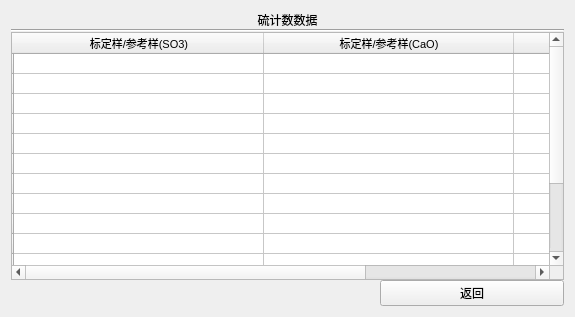
<?xml version="1.0" encoding="UTF-8"?>
<ui version="4.0">
 <class>query_s_count_data</class>
 <widget class="QWidget" name="query_s_count_data">
  <property name="geometry">
   <rect>
    <x>0</x>
    <y>0</y>
    <width>575</width>
    <height>317</height>
   </rect>
  </property>
  <property name="windowTitle">
   <string>Form</string>
  </property>
  <layout class="QGridLayout" name="gridLayout">
   <item row="0" column="0">
    <layout class="QVBoxLayout" name="verticalLayout">
     <property name="spacing">
      <number>0</number>
     </property>
     <item>
      <widget class="QLabel" name="label">
       <property name="sizePolicy">
        <sizepolicy hsizetype="Preferred" vsizetype="Maximum">
         <horstretch>0</horstretch>
         <verstretch>0</verstretch>
        </sizepolicy>
       </property>
       <property name="text">
        <string>硫计数数据</string>
       </property>
       <property name="alignment">
        <set>Qt::AlignCenter</set>
       </property>
      </widget>
     </item>
     <item>
      <widget class="Line" name="line">
       <property name="orientation">
        <enum>Qt::Horizontal</enum>
       </property>
      </widget>
     </item>
     <item>
      <widget class="QTableWidget" name="tableWidget">
       <property name="font">
        <font>
         <pointsize>8</pointsize>
        </font>
       </property>
       <property name="textElideMode">
        <enum>Qt::ElideRight</enum>
       </property>
       <attribute name="horizontalHeaderVisible">
        <bool>true</bool>
       </attribute>
       <attribute name="horizontalHeaderDefaultSectionSize">
        <number>250</number>
       </attribute>
       <attribute name="horizontalHeaderMinimumSectionSize">
        <number>200</number>
       </attribute>
       <attribute name="horizontalHeaderShowSortIndicator" stdset="0">
        <bool>true</bool>
       </attribute>
       <attribute name="verticalHeaderVisible">
        <bool>true</bool>
       </attribute>
       <attribute name="verticalHeaderCascadingSectionResizes">
        <bool>false</bool>
       </attribute>
       <attribute name="verticalHeaderDefaultSectionSize">
        <number>20</number>
       </attribute>
       <attribute name="verticalHeaderMinimumSectionSize">
        <number>16</number>
       </attribute>
       <attribute name="verticalHeaderShowSortIndicator" stdset="0">
        <bool>true</bool>
       </attribute>
       <row>
        <property name="text">
         <string/>
        </property>
       </row>
       <row>
        <property name="text">
         <string/>
        </property>
       </row>
       <row>
        <property name="text">
         <string/>
        </property>
       </row>
       <row>
        <property name="text">
         <string/>
        </property>
       </row>
       <row>
        <property name="text">
         <string/>
        </property>
       </row>
       <row>
        <property name="text">
         <string/>
        </property>
       </row>
       <row>
        <property name="text">
         <string/>
        </property>
       </row>
       <row>
        <property name="text">
         <string/>
        </property>
       </row>
       <row>
        <property name="text">
         <string/>
        </property>
       </row>
       <row>
        <property name="text">
         <string/>
        </property>
       </row>
       <row>
        <property name="text">
         <string/>
        </property>
       </row>
       <row>
        <property name="text">
         <string/>
        </property>
       </row>
       <row>
        <property name="text">
         <string/>
        </property>
       </row>
       <row>
        <property name="text">
         <string/>
        </property>
       </row>
       <row>
        <property name="text">
         <string/>
        </property>
       </row>
       <column>
        <property name="text">
         <string>标定样/参考样(SO3)</string>
        </property>
       </column>
       <column>
        <property name="text">
         <string>标定样/参考样(CaO)</string>
        </property>
       </column>
       <column>
        <property name="text">
         <string>标定样/参考样(Fe2O3)</string>
        </property>
       </column>
       <item row="0" column="0">
        <property name="text">
         <string/>
        </property>
        <property name="flags">
         <set>ItemIsSelectable|ItemIsEditable|ItemIsDragEnabled|ItemIsUserCheckable|ItemIsEnabled</set>
        </property>
       </item>
       <item row="0" column="1">
        <property name="text">
         <string/>
        </property>
        <property name="flags">
         <set>ItemIsSelectable|ItemIsDragEnabled|ItemIsUserCheckable</set>
        </property>
       </item>
       <item row="0" column="2">
        <property name="text">
         <string/>
        </property>
        <property name="flags">
         <set>ItemIsSelectable|ItemIsEditable|ItemIsDragEnabled|ItemIsUserCheckable|ItemIsEnabled</set>
        </property>
       </item>
       <item row="1" column="0">
        <property name="text">
         <string/>
        </property>
        <property name="flags">
         <set>ItemIsSelectable|ItemIsEditable|ItemIsDragEnabled|ItemIsUserCheckable|ItemIsEnabled</set>
        </property>
       </item>
       <item row="1" column="1">
        <property name="text">
         <string/>
        </property>
        <property name="flags">
         <set>ItemIsSelectable|ItemIsDragEnabled|ItemIsUserCheckable</set>
        </property>
       </item>
       <item row="1" column="2">
        <property name="text">
         <string/>
        </property>
        <property name="flags">
         <set>ItemIsSelectable|ItemIsEditable|ItemIsDragEnabled|ItemIsUserCheckable|ItemIsEnabled</set>
        </property>
       </item>
       <item row="2" column="0">
        <property name="text">
         <string/>
        </property>
        <property name="flags">
         <set>ItemIsSelectable|ItemIsEditable|ItemIsDragEnabled|ItemIsUserCheckable|ItemIsEnabled</set>
        </property>
       </item>
       <item row="2" column="1">
        <property name="text">
         <string/>
        </property>
        <property name="flags">
         <set>ItemIsSelectable|ItemIsDragEnabled|ItemIsUserCheckable</set>
        </property>
       </item>
       <item row="2" column="2">
        <property name="text">
         <string/>
        </property>
        <property name="flags">
         <set>ItemIsSelectable|ItemIsEditable|ItemIsDragEnabled|ItemIsUserCheckable|ItemIsEnabled</set>
        </property>
       </item>
       <item row="3" column="0">
        <property name="text">
         <string/>
        </property>
        <property name="flags">
         <set>ItemIsSelectable|ItemIsEditable|ItemIsDragEnabled|ItemIsUserCheckable|ItemIsEnabled</set>
        </property>
       </item>
       <item row="3" column="1">
        <property name="text">
         <string/>
        </property>
        <property name="flags">
         <set>ItemIsSelectable|ItemIsDragEnabled|ItemIsUserCheckable</set>
        </property>
       </item>
       <item row="3" column="2">
        <property name="text">
         <string/>
        </property>
        <property name="flags">
         <set>ItemIsSelectable|ItemIsEditable|ItemIsDragEnabled|ItemIsUserCheckable|ItemIsEnabled</set>
        </property>
       </item>
       <item row="4" column="0">
        <property name="text">
         <string/>
        </property>
        <property name="flags">
         <set>ItemIsSelectable|ItemIsEditable|ItemIsDragEnabled|ItemIsUserCheckable|ItemIsEnabled</set>
        </property>
       </item>
       <item row="4" column="1">
        <property name="text">
         <string/>
        </property>
        <property name="flags">
         <set>ItemIsSelectable|ItemIsDragEnabled|ItemIsUserCheckable</set>
        </property>
       </item>
       <item row="4" column="2">
        <property name="text">
         <string/>
        </property>
        <property name="flags">
         <set>ItemIsSelectable|ItemIsEditable|ItemIsDragEnabled|ItemIsUserCheckable|ItemIsEnabled</set>
        </property>
       </item>
       <item row="5" column="0">
        <property name="text">
         <string/>
        </property>
        <property name="flags">
         <set>ItemIsSelectable|ItemIsEditable|ItemIsDragEnabled|ItemIsUserCheckable|ItemIsEnabled</set>
        </property>
       </item>
       <item row="5" column="1">
        <property name="text">
         <string/>
        </property>
        <property name="flags">
         <set>ItemIsSelectable|ItemIsDragEnabled|ItemIsUserCheckable</set>
        </property>
       </item>
       <item row="5" column="2">
        <property name="text">
         <string/>
        </property>
        <property name="flags">
         <set>ItemIsSelectable|ItemIsEditable|ItemIsDragEnabled|ItemIsUserCheckable|ItemIsEnabled</set>
        </property>
       </item>
      </widget>
     </item>
     <item>
      <layout class="QHBoxLayout" name="horizontalLayout_2" stretch="2,1">
       <item>
        <spacer name="horizontalSpacer">
         <property name="orientation">
          <enum>Qt::Horizontal</enum>
         </property>
         <property name="sizeType">
          <enum>QSizePolicy::Expanding</enum>
         </property>
         <property name="sizeHint" stdset="0">
          <size>
           <width>2</width>
           <height>1</height>
          </size>
         </property>
        </spacer>
       </item>
       <item>
        <widget class="QPushButton" name="pushButton">
         <property name="sizePolicy">
          <sizepolicy hsizetype="Minimum" vsizetype="Maximum">
           <horstretch>0</horstretch>
           <verstretch>0</verstretch>
          </sizepolicy>
         </property>
         <property name="text">
          <string>返回</string>
         </property>
        </widget>
       </item>
      </layout>
     </item>
     <item>
      <layout class="QHBoxLayout" name="horizontalLayout">
       <item>
        <widget class="issample" name="widget" native="true">
         <property name="sizePolicy">
          <sizepolicy hsizetype="Preferred" vsizetype="Maximum">
           <horstretch>0</horstretch>
           <verstretch>0</verstretch>
          </sizepolicy>
         </property>
        </widget>
       </item>
       <item>
        <widget class="ispreheat" name="widget_2" native="true">
         <property name="sizePolicy">
          <sizepolicy hsizetype="Preferred" vsizetype="Maximum">
           <horstretch>0</horstretch>
           <verstretch>0</verstretch>
          </sizepolicy>
         </property>
        </widget>
       </item>
       <item>
        <widget class="date_widget" name="widget_3" native="true">
         <property name="sizePolicy">
          <sizepolicy hsizetype="Preferred" vsizetype="Maximum">
           <horstretch>0</horstretch>
           <verstretch>0</verstretch>
          </sizepolicy>
         </property>
        </widget>
       </item>
      </layout>
     </item>
    </layout>
   </item>
  </layout>
 </widget>
 <customwidgets>
  <customwidget>
   <class>date_widget</class>
   <extends>QWidget</extends>
   <header>date_widget.h</header>
   <container>1</container>
  </customwidget>
  <customwidget>
   <class>issample</class>
   <extends>QWidget</extends>
   <header>issample.h</header>
   <container>1</container>
  </customwidget>
  <customwidget>
   <class>ispreheat</class>
   <extends>QWidget</extends>
   <header>ispreheat.h</header>
   <container>1</container>
  </customwidget>
 </customwidgets>
 <resources/>
 <connections/>
</ui>
